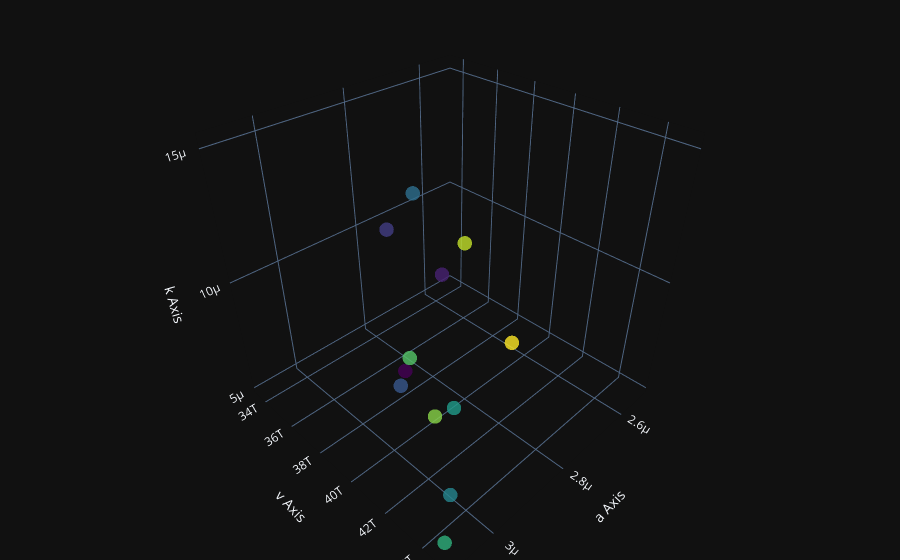

Source (notebook cell):
### Code cell
import plotly.graph_objects as go
import numpy as np

# Use index as color
color_by_index = np.arange(len(all_a))

fig = go.Figure(data=[go.Scatter3d(
    x=all_a,
    y=all_v,
    z=all_k,
    mode='markers',
    marker=dict(
        size=5,
        color=color_by_index,
        colorscale='Viridis',
        opacity=0.8
    )
)])

fig.update_layout(
    scene=dict(
        xaxis_title='a Axis',
        yaxis_title='v Axis',
        zaxis_title='k Axis'
    ),
    margin=dict(l=0, r=0, b=0, t=0)
)

fig.show()

### Figure 1 — Plotly figure (JSON) as saved in the notebook; plotly's stock layout.template omitted (floating-point values rounded to 4 significant figures)
{"data": [{"marker": {"color": [0, 1, 2, 3, 4, 5, 6, 7, 8, 9, 10, 11], "colorscale": [[0.0, "#440154"], [0.1111, "#482878"], [0.2222, "#3e4989"], [0.3333, "#31688e"], [0.4444, "#26828e"], [0.5556, "#1f9e89"], [0.6667, "#35b779"], [0.7778, "#6ece58"], [0.8889, "#b5de2b"], [1.0, "#fde725"]], "opacity": 0.8, "size": 5}, "mode": "markers", "x": [2.941e-06, 3.014e-06, 2.73e-06, 2.963e-06, 2.974e-06, 3.091e-06, 3.058e-06, 3.082e-06, 2.913e-06, 2.993e-06, 2.526e-06, 2.738e-06], "y": [39500000000000.0, 43120000000000.0, 33530000000000.0, 39700000000000.0, 41060000000000.0, 45010000000000.0, 44500000000000.0, 44560000000000.0, 39130000000000.0, 42270000000000.0, 34570000000000.0, 41410000000000.0], "z": [7.589e-06, 1.385e-05, 9.406e-06, 7.27e-06, 1.52e-05, 7.896e-06, 1.055e-05, 5.062e-06, 7.662e-06, 7.884e-06, 7.534e-06, 7.679e-06], "type": "scatter3d"}], "layout": {"margin": {"l": 0, "r": 0, "b": 0, "t": 0}, "scene": {"xaxis": {"title": {"text": "a Axis"}}, "yaxis": {"title": {"text": "v Axis"}}, "zaxis": {"title": {"text": "k Axis"}}}}}
